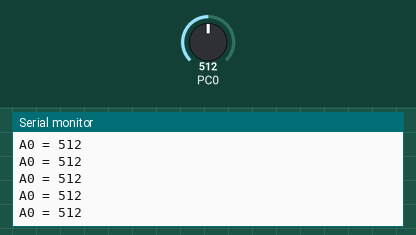
Simulated run of this program. Board: ATmega328P, built with avr-gcc and emulated at 16 MHz. Parts: the last lines printed to the serial monitor. The test bench sets the inputs (shaded band); at power-on: PC0 = 512.

Above: at 2.7 s.
2.8 s: PC0 set to 988
At 2.95 s:
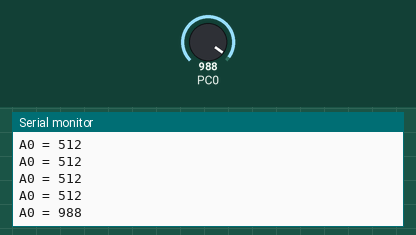
4.3 s: PC0 set to 1018
At 4.36 s:
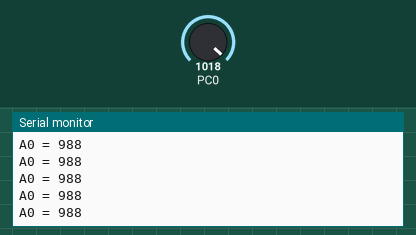
Timing chart, 0 to 7.3 s (numbered marks = the images above; inputs shaded):
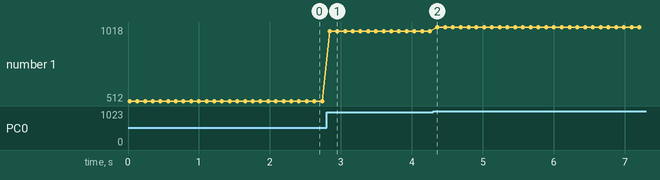

The program:

main.c
```c
#include <avr/io.h>
#include <stdio.h>
#include <util/delay.h>

#define F_CPU 16000000UL
#define BAUD 9600
#define UBRR_VALUE ((F_CPU / (16UL * BAUD)) - 1)

void uart_init(void) {
    UBRR0H = (uint8_t)(UBRR_VALUE >> 8);
    UBRR0L = (uint8_t)(UBRR_VALUE);
    UCSR0B = (1 << TXEN0) | (1 << RXEN0);
    UCSR0C = (1 << UCSZ01) | (1 << UCSZ00);
}

int uart_putchar(char c, FILE *stream) {
    if (c == '\n') uart_putchar('\r', stream);
    while (!(UCSR0A & (1 << UDRE0)));
    UDR0 = c;
    return 0;
}

static FILE uart_output = FDEV_SETUP_STREAM(uart_putchar, NULL, _FDEV_SETUP_WRITE);

void adc_init(void) {
    ADMUX  = (1 << REFS0); // reference = AVCC (5V), channel = ADC0 (A0)
    ADCSRA = (1 << ADEN)   // enable ADC
        | (1 << ADPS2) | (1 << ADPS1) | (1 << ADPS0); // // prescaler = 128 -> 125kHz ADC clock
}

uint16_t adc_read(uint8_t channel) {
    ADMUX = (ADMUX & 0xF0) | (channel & 0x0F); // select channel, keep reference bits
    ADCSRA |= (1 << ADSC);                     // start conversion
    while (ADCSRA & (1 << ADSC));              // wait for conversion to finish
    return ADC;                                // 10-bit result (0-1023)
}

int main(void) {
    adc_init();
    uart_init();
    stdout = &uart_output;

    printf("ADC monitor started.\n");

    while (1) {
        uint16_t value = adc_read(0); // read A0
        printf("A0 = %u\n", value);

        _delay_ms(100);
    }
}
```

Measured:
- after the input at 2.8 s, the serial monitor: prints a new line at once (image 1)
- plotted number 1: 512 → 988 after the input at 2.8 s, 988 → 1018 after the input at 4.3 s
